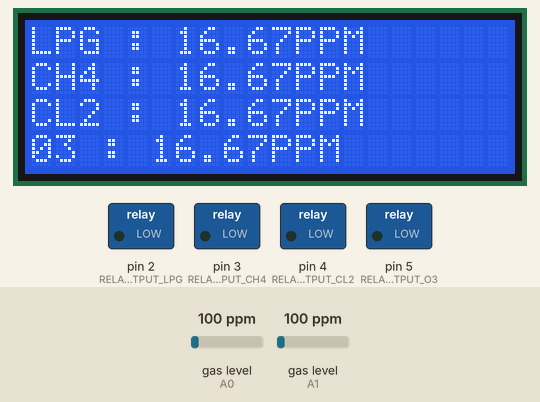
A sketch run on a simulated Arduino Uno, built for the host (arithmetic inside an expression is 32-bit, double 64-bit). Shown: 20×4 character LCD, switched loads named in the sketch (green lamp = pin HIGH). The test bench sets the inputs (shaded band); at power-on: gas level (sensors on A0, A1) 100 ppm. What the sketch prints to the serial monitor is not drawn.

Above: at 10.7 s.
10.8 s: gas level (sensor on A0) set to 0 ppm
At 14.8 s:
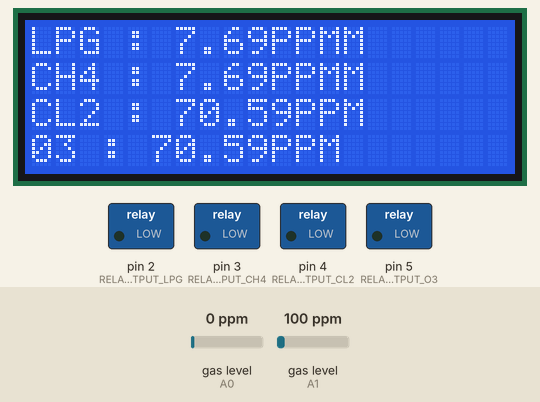
15.9 s: gas level (sensor on A1) set to 20 ppm
At 18.9 s:
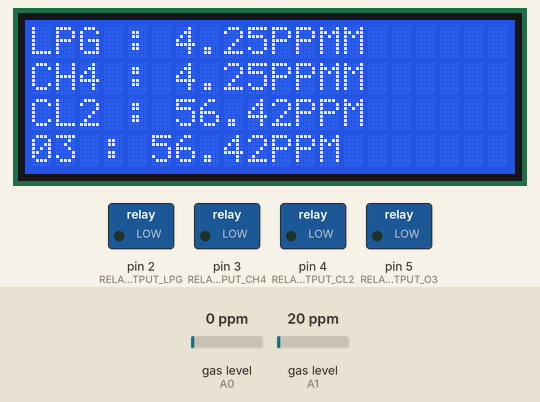
21.3 s: gas level (sensor on A1) set to 0 ppm
At 22.9 s:
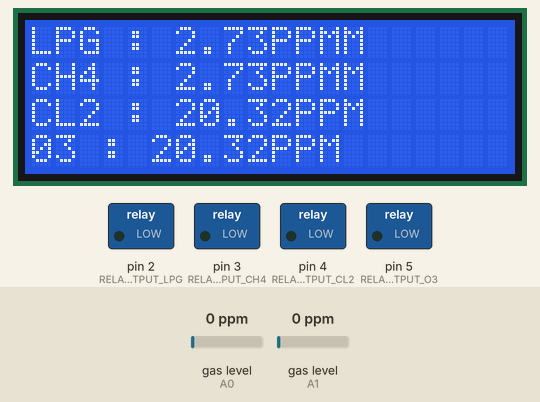
26.7 s: gas level (sensor on A0) set to 250 ppm
At 30.1 s:
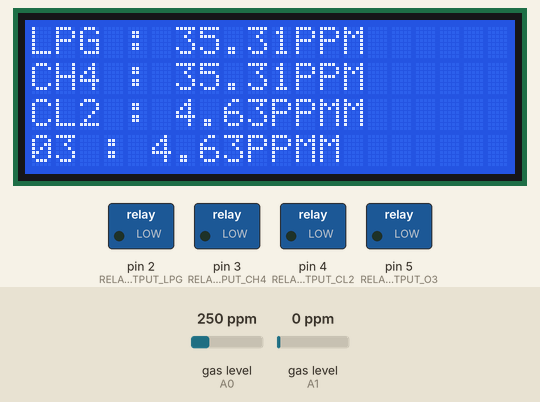
32.1 s: gas level (sensor on A0) set to 20 ppm
At 36.3 s:
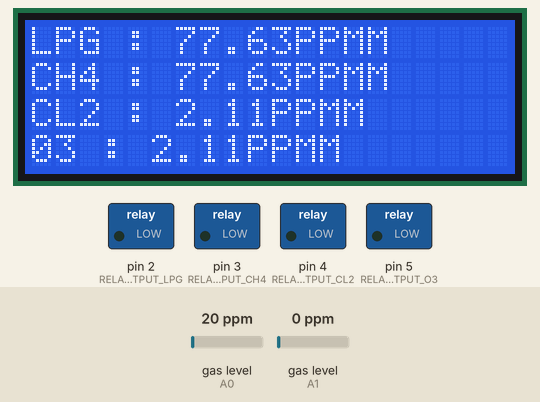
37.5 s: gas level (sensor on A0) set to 0 ppm
At 42.3 s:
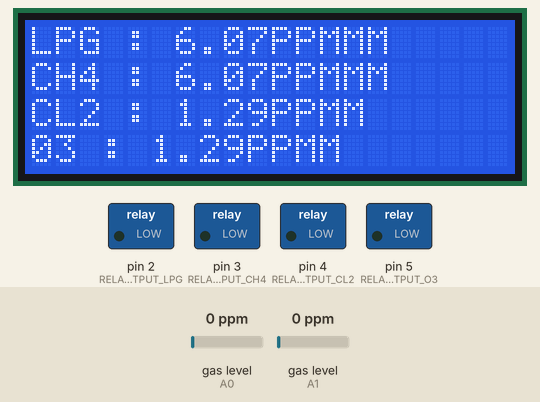
Timing chart, 0 to 47.6 s (numbered marks = the images above; inputs shaded):
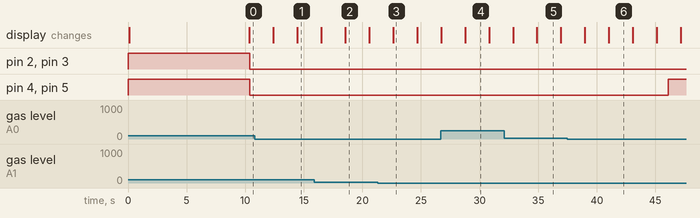

The sketch:

Test_main.ino
```cpp
/* Kode program Air Information and Gas Observation versi 4
 * Author : Alan Firdaus
 */

#include <Arduino_FreeRTOS.h>    // Library untuk membuat sistem operasi realtime
#include <MQUnifiedsensor.h>     // Library untuk kalibrasi tingkat lanjut untuk sensor MQ
#include <LiquidCrystal_I2C.h>   // Library untuk interfacing tampilan LCD I2C
#include <SimpleKalmanFilter.h>  // Library untuk filter nilai sensor agar lebih bersih
#include <Arduino.h>             // Library untuk menjalankan fungsi reset dari kode program

//--------------- KONSTANTA SENSOR DAN DISPLAY LCD----------------
#define Board "Arduino Uno"     // Tipe Microcontroler Arduino Uno
#define Voltage_Resolution 5    // Tegangan Resolusi Sensor 5v
#define ADC_BIT 10              // Analog yang digunakan 10 Bit (0-1023)

//--------------- KONSTANTA UNTUK SENSOR MQ6----------------------
#define MQ6_PIN  A0             // Out Sensor MQ6 di pin AO
#define MQ6_TYPE "MQ6"          // Type Sensor MQ6
#define RatioMQ6CleanAir 10     // Parameter Udara Bersih 10

//--------------  KONSTANTA UNTUK SENSOR MQ131--------------------
#define MQ131_PIN  A1           // Out Sensor MQ131 di pin A1
#define MQ131_TYPE "MQ131"      // Type Sensor MQ131
#define RatioMQ131CleanAir 15   // Parameter Udara Bersih 15

//--------------  KONSTANTA UNTUK RELAY OUTPUT--------------------
#define RELAY_OUTPUT_LPG 2      // Relay output untuk paramater gas LPG di pin digital 2 arduino
#define RELAY_OUTPUT_CH4 3      // Relay output untuk parameter gas CH4 di pin digital 3 arduino
#define RELAY_OUTPUT_CL2 4      // Relay output untuk parameter gas CL2 di pin digital 4 arduino
#define RELAY_OUTPUT_O3  5      // Relay output untuk parameter gas O3 di pin digital 5 arduino

//--------------- KONSTANTA UNTUK SET POINT PARAMETER GAS----------
#define LPG_THRESHOLD 1.00      // Set Point Threshold untuk gas LPG
#define CH4_THRESHOLD 1.00      // Set Point Threshold untuk gas CH4
#define CL2_THRESHOLD 1.00      // Set Point Threshold untuk gas CL2
#define OZON_THRESHOLD  1.00    // Set Point Threshold untuk gas Ozon

//----------------Konstanta untuk reset otomatis by kode program
#define RESET_INTERVAL_MS 3600000

// Buat variabel Gas Data untuk menyimpan data dari parameter gas
struct GasData {
  float LPG_PPM;
  float CH4_PPM;
  float CL2_PPM;
  float O3_PPM;
};

//----------------Volatile agar antar task tetap valid--------------------
volatile GasData gasData;

//-----------INISIALISASI OBJECT SENSOR DAN MODUL EKSTERNAL---------------
MQUnifiedsensor MQ6(Board, Voltage_Resolution, ADC_BIT, MQ6_PIN, MQ6_TYPE);
MQUnifiedsensor MQ131(Board, Voltage_Resolution, ADC_BIT, MQ131_PIN, MQ131_TYPE);

// Parameter untuk object LCD
LiquidCrystal_I2C lcd(0x27, 20, 4);

// konfigurasi parameter untuk filter nilai parameter gas
SimpleKalmanFilter Filter_LPG(5, 1, 0.1); // Filter nilai parameter untuk raw gas LPG
SimpleKalmanFilter Filter_CH4(5, 1, 0.1); // Filter nilai parameter untuk raw gas CH4
SimpleKalmanFilter Filter_CL2(5, 1, 0.1); // Filter nilai parameter untuk raw gas CL2
SimpleKalmanFilter Filter_O3(5, 1, 0.1);  // Filter nilai parameter untuk raw gas O3

// Buat Task untuk handle pembacaan sensor MQ
void TaskMQSensor(void *pvParameters) {
  // Inisialisasi dan kalibrasi sensor gas tipe MQ6 dan MQ131
  MQ6.init(); MQ6.setRegressionMethod(1);
  MQ131.init(); MQ131.setRegressionMethod(1);

  float MQ6calcR0 = 0, MQ131calcR0 = 0;
  const int nCalib = 10;
  for (int i = 0; i < 10; i++) {
    MQ6.update(); MQ131.update();
    MQ6calcR0 += MQ6.calibrate(RatioMQ6CleanAir);
    MQ131calcR0 += MQ131.calibrate(RatioMQ131CleanAir);
    vTaskDelay(1000 / portTICK_PERIOD_MS);
  }

  // Kalibrasi sensor MQ6 dan jug MQ131
  MQ6.setR0(MQ6calcR0 / nCalib);
  MQ131.setR0(MQ131calcR0 /nCalib);

  for(;;) {
    // baca sensor MQ 6 dan MQ 131
    MQ6.update(); MQ131.update();

    /*
     * Kalibrasi untuk konsentrasi gas LPG dan Metana dari sensor MQ6
     * Kemudian filter raw data dari kosentrasi gas dengan menggunakan
     * kalman filter untuk mendapatkan hasil nilai sensor yang stabil
     */
    MQ6.setA(2127.2); MQ6.setB(-2.526); float LPG_RAW = MQ6.readSensor(); gasData.LPG_PPM = Filter_LPG.updateEstimate(LPG_RAW);
    MQ6.setA(1009.2); MQ6.setB(-2.35);  float CH4_RAW = MQ6.readSensor(); gasData.CH4_PPM = Filter_CH4.updateEstimate(CH4_RAW);

    /*
     * Kalibrasi untuk kosentrasi gas Klorin dan Ozon
     * Kemudian filter raw data dari kosentrasi gas dengan menggunakan
     * kalman filter untuk mendapatkan hasil nilai sensor yang stabil
     */
    MQ131.setA(47.209); MQ131.setB(-1.186); float CL2_RAW = MQ131.readSensor(); gasData.CL2_PPM = Filter_CL2.updateEstimate(CL2_RAW);
    MQ131.setB(23.943); MQ131.setB(-1.11);  float O3_RAW = MQ131.readSensor();  gasData.O3_PPM  = Filter_O3.updateEstimate(O3_RAW);

    // baca nilai sensor dari serial monitor
    Serial.print("LPG : "); Serial.print(gasData.LPG_PPM);
    Serial.print(" PPM\t");
    Serial.print("CH4 : "); Serial.print(gasData.CH4_PPM);
    Serial.print("CL2 : "); Serial.print(gasData.CL2_PPM);
    Serial.print("O3 : ");  Serial.println(gasData.O3_PPM);

    vTaskDelay(2000 / portTICK_PERIOD_MS);
  }
}

// Buat Task Untuk Handle Output Relay Berdasarkan Parameter Threshold parameter
void TaskRelayOutput(void *pvParameters) {
  // Relay Sebagai Output
  pinMode(RELAY_OUTPUT_LPG, OUTPUT);
  pinMode(RELAY_OUTPUT_CH4, OUTPUT);
  pinMode(RELAY_OUTPUT_CL2,OUTPUT);
  pinMode(RELAY_OUTPUT_O3, OUTPUT);

  // jika nilai paramenter > Threshold maka :
  for(;;) {
    digitalWrite(RELAY_OUTPUT_LPG, gasData.LPG_PPM > LPG_THRESHOLD ? LOW : HIGH);
    digitalWrite(RELAY_OUTPUT_CH4, gasData.CH4_PPM > CH4_THRESHOLD ? LOW : HIGH);
    digitalWrite(RELAY_OUTPUT_CL2, gasData.CL2_PPM > CL2_THRESHOLD ? LOW : HIGH);
    digitalWrite(RELAY_OUTPUT_O3,  gasData.O3_PPM > OZON_THRESHOLD ? LOW : HIGH);

    // delay selama 500 detik
    vTaskDelay(500 / portTICK_PERIOD_MS);
  }
}

// Buat Task untuk Handle tampilan LCD
void TaskLcdDisplay(void *pvParameters) {
  lcd.init();
  lcd.backlight();
  lcd.clear();

  for(;;) {
    // Tampilan LCD Untuk Parameter Gas LPG
    lcd.setCursor(0,0);
    lcd.print("LPG : ");
    lcd.print(gasData.LPG_PPM, 2);
    lcd.print("PPM");

    // Tampilan LCD Untuk Parameter Gas CH4
    lcd.setCursor(0,1);
    lcd.print("CH4 : ");
    lcd.print(gasData.CH4_PPM, 2);
    lcd.print("PPM");

    // Tampilan LCD Untuk Parameter Gas CL2
    lcd.setCursor(0,2);
    lcd.print("CL2 : ");
    lcd.print(gasData.CL2_PPM, 2);
    lcd.print("PPM");

    // Tampilan LCD Untuk Parameter Gas Ozon
    lcd.setCursor(0,3);
    lcd.print("03 : ");
    lcd.print(gasData.O3_PPM, 2);
    lcd.print("PPM");

    vTaskDelay(2000 / portTICK_PERIOD_MS);
  }
}

// Buat Task Untuk Reset by Kode Program
void TaskSoftReset(void *pvParameters) {
  for(;;) {
    // Tunggu selama 1 jam kemudian reset otomatis
    vTaskDelay(RESET_INTERVAL_MS / portTICK_PERIOD_MS);
    Serial.println("1 jam berlalu melakukan soft reset.....");

    // reset dengan function reset
    void(* resetFunc)(void) = 0;
    resetFunc();

    // Tidak pernah mencapai sini, hapus task jika sudah digunakan
    vTaskDelete(NULL);
  }
}

void setup() {
  // Buat Komunikasi Serial dengan Baud Rate (9600)
  Serial.begin(9600);

  // Buat Task RTOS
  xTaskCreate(TaskMQSensor, "MQSensor", 192, NULL, 2, NULL);
  xTaskCreate(TaskRelayOutput,"LED", 128, NULL, 1, NULL);
  xTaskCreate(TaskLcdDisplay, "LCD", 128, NULL, 1, NULL);
  xTaskCreate(TaskSoftReset, "Soft Reset", 128, NULL, 1, NULL);
}

// Semua Fungsi di Jalankan FreeRTOS
void loop() {}
```

Measured:
- after the input at 26.7 s, the display: first differs from a run without the input after 2.1 s (image 4)
- after the input at 32.1 s, the display: first differs from a run without the input after 2.8 s (image 5)
- what the display in image 2 shows lasts 2.1 s, from 18.5 s to 20.6 s
